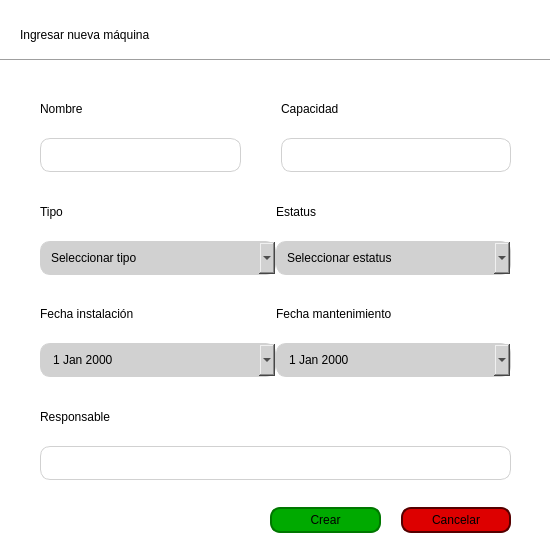
<?xml version="1.0" encoding="UTF-8"?>
<ui version="4.0">
 <class>Dialog</class>
 <widget class="QDialog" name="Dialog">
  <property name="geometry">
   <rect>
    <x>0</x>
    <y>0</y>
    <width>550</width>
    <height>560</height>
   </rect>
  </property>
  <property name="minimumSize">
   <size>
    <width>550</width>
    <height>560</height>
   </size>
  </property>
  <property name="maximumSize">
   <size>
    <width>550</width>
    <height>560</height>
   </size>
  </property>
  <property name="windowTitle">
   <string>Crear nuevo usuario | PyMexPro</string>
  </property>
  <property name="styleSheet">
   <string notr="true">QDialog {
	background-color: rgb(255, 255, 255);
}

QLabel {
	font: 12pt &quot;Verdana&quot;;
}

QPushButton {
	font: 12pt &quot;Verdana&quot;;
	padding: 4px 20px;
	border: 1px solid;
	border-radius: 10px;
}

QLineEdit, QComboBox, QDateEdit {
	font: 8pt &quot;Verdana&quot;;
	padding: 8px 10px;
	border: 1px solid #d1d1d1;
	border-radius: 10px;
}
 QDateEdit, QComboBox {
	background-color: #d1d1d1;
}</string>
  </property>
  <widget class="QLabel" name="txt_title">
   <property name="geometry">
    <rect>
     <x>20</x>
     <y>20</y>
     <width>331</width>
     <height>29</height>
    </rect>
   </property>
   <property name="styleSheet">
    <string notr="true">font: 700 18pt &quot;Verdana&quot;;</string>
   </property>
   <property name="text">
    <string>Ingresar nueva máquina</string>
   </property>
  </widget>
  <widget class="Line" name="line">
   <property name="geometry">
    <rect>
     <x>0</x>
     <y>50</y>
     <width>551</width>
     <height>20</height>
    </rect>
   </property>
   <property name="orientation">
    <enum>Qt::Horizontal</enum>
   </property>
  </widget>
  <widget class="QWidget" name="layoutWidget">
   <property name="geometry">
    <rect>
     <x>270</x>
     <y>500</y>
     <width>241</width>
     <height>41</height>
    </rect>
   </property>
   <layout class="QHBoxLayout" name="horizontalLayout_4">
    <property name="spacing">
     <number>20</number>
    </property>
    <item>
     <widget class="QPushButton" name="btn_create_machine">
      <property name="cursor">
       <cursorShape>PointingHandCursor</cursorShape>
      </property>
      <property name="styleSheet">
       <string notr="true">background-color: #0a0;
border: 2px solid #070;</string>
      </property>
      <property name="text">
       <string>Crear</string>
      </property>
      <property name="checkable">
       <bool>true</bool>
      </property>
      <property name="autoExclusive">
       <bool>true</bool>
      </property>
     </widget>
    </item>
    <item>
     <widget class="QPushButton" name="btn_cancel">
      <property name="cursor">
       <cursorShape>PointingHandCursor</cursorShape>
      </property>
      <property name="styleSheet">
       <string notr="true">background-color: #d00;
border: 2px solid #500;</string>
      </property>
      <property name="text">
       <string>Cancelar</string>
      </property>
      <property name="checkable">
       <bool>true</bool>
      </property>
      <property name="autoExclusive">
       <bool>true</bool>
      </property>
     </widget>
    </item>
   </layout>
  </widget>
  <widget class="QWidget" name="">
   <property name="geometry">
    <rect>
     <x>40</x>
     <y>79</y>
     <width>471</width>
     <height>401</height>
    </rect>
   </property>
   <layout class="QGridLayout" name="gridLayout">
    <property name="horizontalSpacing">
     <number>0</number>
    </property>
    <property name="verticalSpacing">
     <number>10</number>
    </property>
    <item row="0" column="0">
     <layout class="QHBoxLayout" name="horizontalLayout">
      <property name="spacing">
       <number>10</number>
      </property>
      <item>
       <layout class="QVBoxLayout" name="verticalLayout">
        <property name="spacing">
         <number>0</number>
        </property>
        <property name="rightMargin">
         <number>30</number>
        </property>
        <item>
         <widget class="QLabel" name="label_2">
          <property name="text">
           <string>Nombre</string>
          </property>
         </widget>
        </item>
        <item>
         <widget class="QLineEdit" name="line_input_machine_name">
          <property name="maximumSize">
           <size>
            <width>250</width>
            <height>16777215</height>
           </size>
          </property>
          <property name="placeholderText">
           <string/>
          </property>
         </widget>
        </item>
       </layout>
      </item>
      <item>
       <layout class="QVBoxLayout" name="verticalLayout_4">
        <property name="spacing">
         <number>0</number>
        </property>
        <item>
         <widget class="QLabel" name="label_9">
          <property name="text">
           <string>Capacidad</string>
          </property>
         </widget>
        </item>
        <item>
         <widget class="QLineEdit" name="line_input_capacity">
          <property name="minimumSize">
           <size>
            <width>0</width>
            <height>0</height>
           </size>
          </property>
          <property name="maximumSize">
           <size>
            <width>250</width>
            <height>16777215</height>
           </size>
          </property>
         </widget>
        </item>
       </layout>
      </item>
     </layout>
    </item>
    <item row="3" column="0">
     <layout class="QVBoxLayout" name="verticalLayout_7">
      <property name="spacing">
       <number>0</number>
      </property>
      <property name="sizeConstraint">
       <enum>QLayout::SetDefaultConstraint</enum>
      </property>
      <item>
       <widget class="QLabel" name="label_11">
        <property name="text">
         <string>Responsable</string>
        </property>
       </widget>
      </item>
      <item>
       <widget class="QLineEdit" name="line_input_responsible">
        <property name="echoMode">
         <enum>QLineEdit::Password</enum>
        </property>
       </widget>
      </item>
     </layout>
    </item>
    <item row="1" column="0">
     <layout class="QHBoxLayout" name="horizontalLayout_2">
      <item>
       <layout class="QVBoxLayout" name="verticalLayout_8">
        <property name="spacing">
         <number>0</number>
        </property>
        <item>
         <widget class="QLabel" name="label_10">
          <property name="text">
           <string>Tipo</string>
          </property>
         </widget>
        </item>
        <item>
         <widget class="QComboBox" name="cb_type">
          <property name="minimumSize">
           <size>
            <width>150</width>
            <height>0</height>
           </size>
          </property>
          <property name="cursor">
           <cursorShape>PointingHandCursor</cursorShape>
          </property>
          <property name="currentText">
           <string/>
          </property>
          <property name="placeholderText">
           <string>Seleccionar tipo</string>
          </property>
          <item>
           <property name="text">
            <string>Cortadora</string>
           </property>
          </item>
          <item>
           <property name="text">
            <string>Pulidora</string>
           </property>
          </item>
          <item>
           <property name="text">
            <string>Pintadora</string>
           </property>
          </item>
          <item>
           <property name="text">
            <string>Ensambladora</string>
           </property>
          </item>
         </widget>
        </item>
       </layout>
      </item>
      <item>
       <layout class="QVBoxLayout" name="verticalLayout_10">
        <property name="spacing">
         <number>0</number>
        </property>
        <item>
         <widget class="QLabel" name="label_12">
          <property name="text">
           <string>Estatus</string>
          </property>
         </widget>
        </item>
        <item>
         <widget class="QComboBox" name="cb_status">
          <property name="minimumSize">
           <size>
            <width>150</width>
            <height>0</height>
           </size>
          </property>
          <property name="cursor">
           <cursorShape>PointingHandCursor</cursorShape>
          </property>
          <property name="placeholderText">
           <string>Seleccionar estatus</string>
          </property>
          <item>
           <property name="text">
            <string>Operativa</string>
           </property>
          </item>
          <item>
           <property name="text">
            <string>Mantenimiento</string>
           </property>
          </item>
         </widget>
        </item>
       </layout>
      </item>
     </layout>
    </item>
    <item row="2" column="0">
     <layout class="QHBoxLayout" name="horizontalLayout_3">
      <item>
       <layout class="QVBoxLayout" name="verticalLayout_11">
        <property name="spacing">
         <number>0</number>
        </property>
        <item>
         <widget class="QLabel" name="label_5">
          <property name="text">
           <string>Fecha instalación</string>
          </property>
         </widget>
        </item>
        <item>
         <widget class="QDateEdit" name="cb_date_installation">
          <property name="sizePolicy">
           <sizepolicy hsizetype="Expanding" vsizetype="Fixed">
            <horstretch>0</horstretch>
            <verstretch>0</verstretch>
           </sizepolicy>
          </property>
          <property name="maximumSize">
           <size>
            <width>250</width>
            <height>16777215</height>
           </size>
          </property>
          <property name="cursor">
           <cursorShape>PointingHandCursor</cursorShape>
          </property>
          <property name="frame">
           <bool>true</bool>
          </property>
          <property name="readOnly">
           <bool>false</bool>
          </property>
          <property name="buttonSymbols">
           <enum>QAbstractSpinBox::UpDownArrows</enum>
          </property>
          <property name="showGroupSeparator" stdset="0">
           <bool>false</bool>
          </property>
          <property name="minimumDateTime">
           <datetime>
            <hour>12</hour>
            <minute>0</minute>
            <second>0</second>
            <year>1800</year>
            <month>1</month>
            <day>2</day>
           </datetime>
          </property>
          <property name="currentSection">
           <enum>QDateTimeEdit::DaySection</enum>
          </property>
          <property name="calendarPopup">
           <bool>true</bool>
          </property>
          <property name="date">
           <date>
            <year>2000</year>
            <month>1</month>
            <day>1</day>
           </date>
          </property>
         </widget>
        </item>
       </layout>
      </item>
      <item>
       <layout class="QVBoxLayout" name="verticalLayout_9">
        <property name="spacing">
         <number>0</number>
        </property>
        <item>
         <widget class="QLabel" name="label_4">
          <property name="text">
           <string>Fecha mantenimiento</string>
          </property>
         </widget>
        </item>
        <item>
         <widget class="QDateEdit" name="cb_date_last_maintenance">
          <property name="sizePolicy">
           <sizepolicy hsizetype="Expanding" vsizetype="Fixed">
            <horstretch>0</horstretch>
            <verstretch>0</verstretch>
           </sizepolicy>
          </property>
          <property name="maximumSize">
           <size>
            <width>250</width>
            <height>16777215</height>
           </size>
          </property>
          <property name="cursor">
           <cursorShape>PointingHandCursor</cursorShape>
          </property>
          <property name="frame">
           <bool>true</bool>
          </property>
          <property name="readOnly">
           <bool>false</bool>
          </property>
          <property name="buttonSymbols">
           <enum>QAbstractSpinBox::UpDownArrows</enum>
          </property>
          <property name="showGroupSeparator" stdset="0">
           <bool>false</bool>
          </property>
          <property name="minimumDateTime">
           <datetime>
            <hour>6</hour>
            <minute>0</minute>
            <second>0</second>
            <year>1800</year>
            <month>1</month>
            <day>2</day>
           </datetime>
          </property>
          <property name="currentSection">
           <enum>QDateTimeEdit::DaySection</enum>
          </property>
          <property name="calendarPopup">
           <bool>true</bool>
          </property>
          <property name="date">
           <date>
            <year>2000</year>
            <month>1</month>
            <day>1</day>
           </date>
          </property>
         </widget>
        </item>
       </layout>
      </item>
     </layout>
    </item>
   </layout>
  </widget>
 </widget>
 <resources/>
 <connections>
  <connection>
   <sender>btn_cancel</sender>
   <signal>toggled(bool)</signal>
   <receiver>Dialog</receiver>
   <slot>close()</slot>
   <hints>
    <hint type="sourcelabel">
     <x>510</x>
     <y>569</y>
    </hint>
    <hint type="destinationlabel">
     <x>601</x>
     <y>569</y>
    </hint>
   </hints>
  </connection>
 </connections>
</ui>
